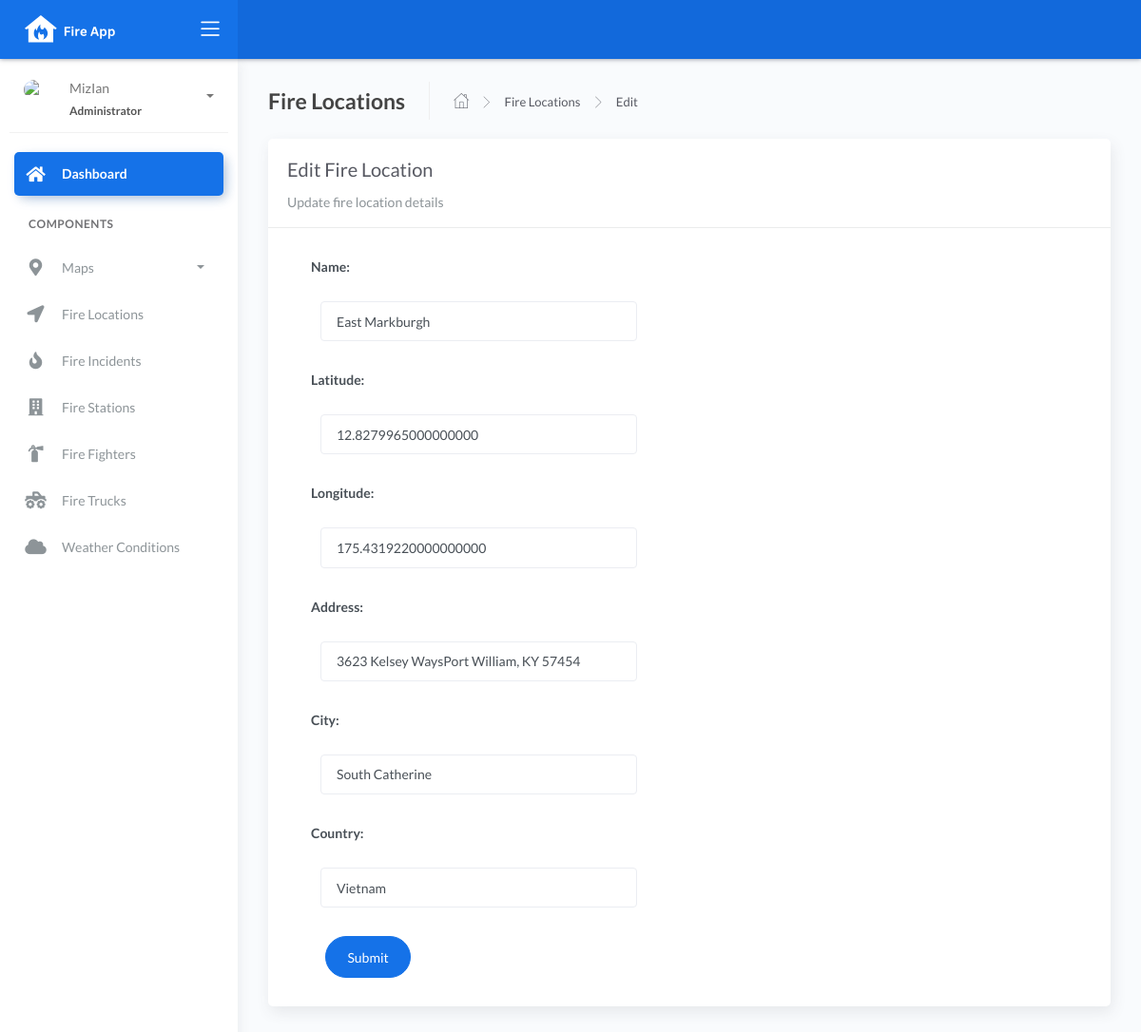
The app's page /locations_list/edit/3, older data.
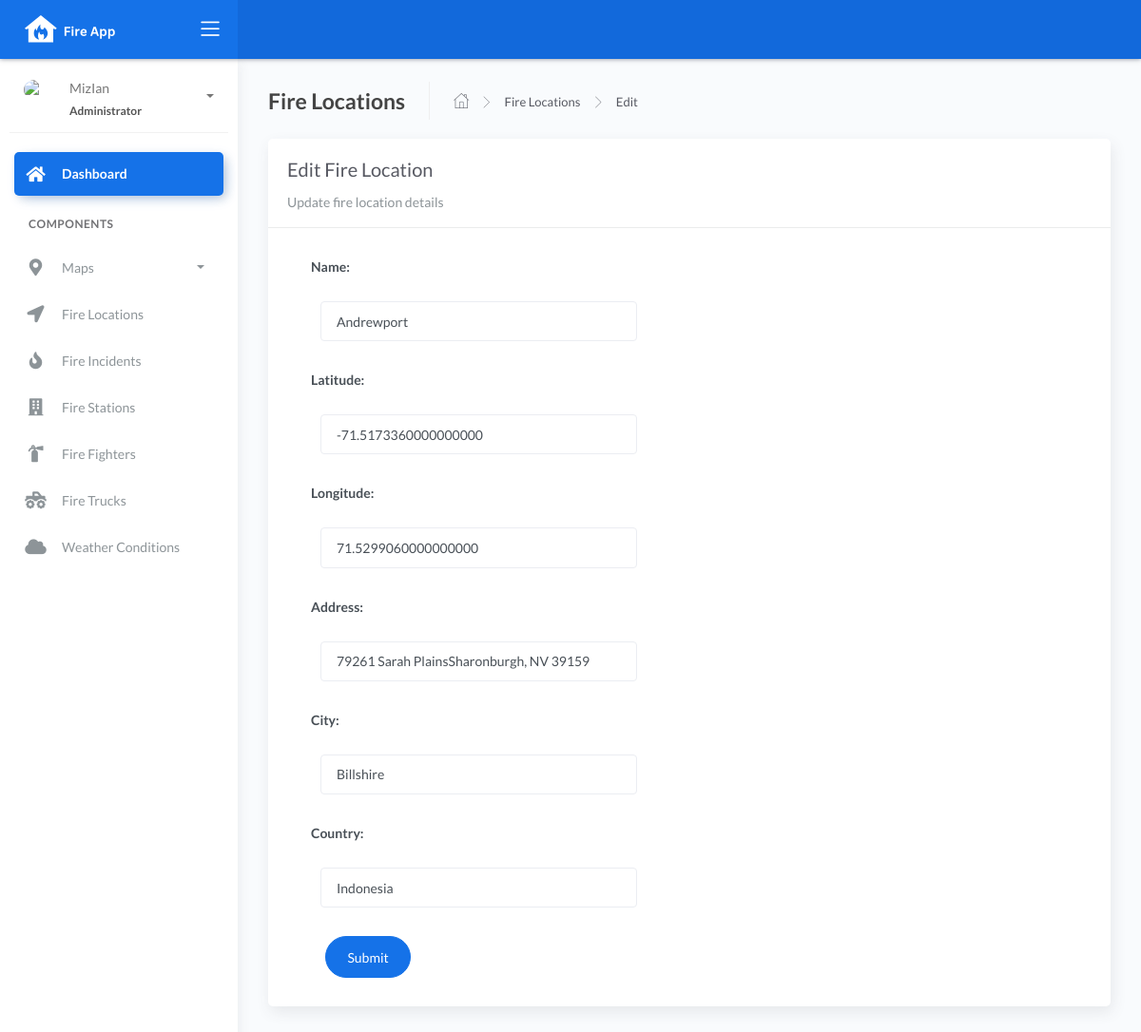
The same page, newer data.
### fire/models.py (models this page shows, shortened)
class BaseModel(models.Model):
    created_at = models.DateTimeField(auto_now_add=True, db_index=True)
    updated_at = models.DateTimeField(auto_now=True)
    class Meta:
        abstract = True

class Locations(BaseModel):
    name = models.CharField(max_length=150)
    latitude = models.DecimalField(
        max_digits=22, decimal_places=16, null=True, blank=True)
    longitude = models.DecimalField(
        max_digits=22, decimal_places=16, null=True, blank=True)
    address = models.CharField(max_length=150)
    city = models.CharField(max_length=150)  # can be in separate table
    country = models.CharField(max_length=150)  # can be in separate table

### fire/views.py (the view)
# urls.py: path('locations_list/edit/<int:pk>', LocationsUpdate.as_view(), name='locations-update'),
class LocationsUpdate(UpdateView):
    model = Locations
    form_class = LocationsForm
    template_name = "locations_edit.html"
    success_url = reverse_lazy('locations-list')

### fire/forms.py
class LocationsForm(ModelForm):
    class Meta:
        model = Locations
        fields = "__all__"

### templates/locations_edit.html
{% extends 'base.html' %} {% load static %} {% block content %}
<div class="content">
    <div class="page-inner">
        <div class="page-header">
            <h4 class="page-title">Fire Locations</h4>
            <ul class="breadcrumbs">
                <li class="nav-home">
                    <a href="{%url 'dashboard-chart' %}">
                    <i class="flaticon-home"></i>
                    </a>
                </li>
                <li class="separator">
                    <i class="flaticon-right-arrow"></i>
                </li>
                <li class="nav-item">
                    <a href="{% url 'locations-list' %}">Fire Locations</a>
                </li>
                <li class="separator">
                    <i class="flaticon-right-arrow"></i>
                </li>
                <li class="nav-item">
                    <a href="#">Edit</a>
                </li>
            </ul>
        </div>
        <div class="row">
            <div class="col-md-12">
                <div class="card">
                    <div class="card-header">
                        <div class="card-title">Edit Fire Location</div>
                        <div class="card-category">Update fire location details</div>
                    </div>
                    <div class="col-md-6">
                    <div class="card-body">
                        <form action="" method="post" novalidate>
                            {% csrf_token %} {% include 'includes/form.html' %}
                            <div class="form-group">
                                <div class="col-md-12 col-sm-3">
                                    <button type="submit" class="btn btn-primary btn-rounded">Submit</button>
                                </div>
                            </div>
                        </form>
                    </div>
                    </div>
                </div>
            </div>
        </div>
    </div>
</div>
{% endblock %}

### templates/includes/form.html (shortened to what this page needs)
{% load widget_tweaks %}
{% for field in form %}
<div class="field item form-group">
    <label>{{ field.label_tag }}</label>
  <div class="form-group">
    {% render_field field class="form-control" %}
  </div>
</div>
{% endfor %}

Row changes from the older to the newer data that the page shows:
changed Locations: name "East Markburgh" → "Andrewport"; latitude "12.8279965000000000" → "-71.5173360000000000"; longitude "175.4319220000000000" → "71.5299060000000000"; address "3623 Kelsey WaysPort William, KY 57454" → "79261 Sarah PlainsSharonburgh, NV 39159"; city "South Catherine" → "Billshire"; country "Vietnam" → "Indonesia"
